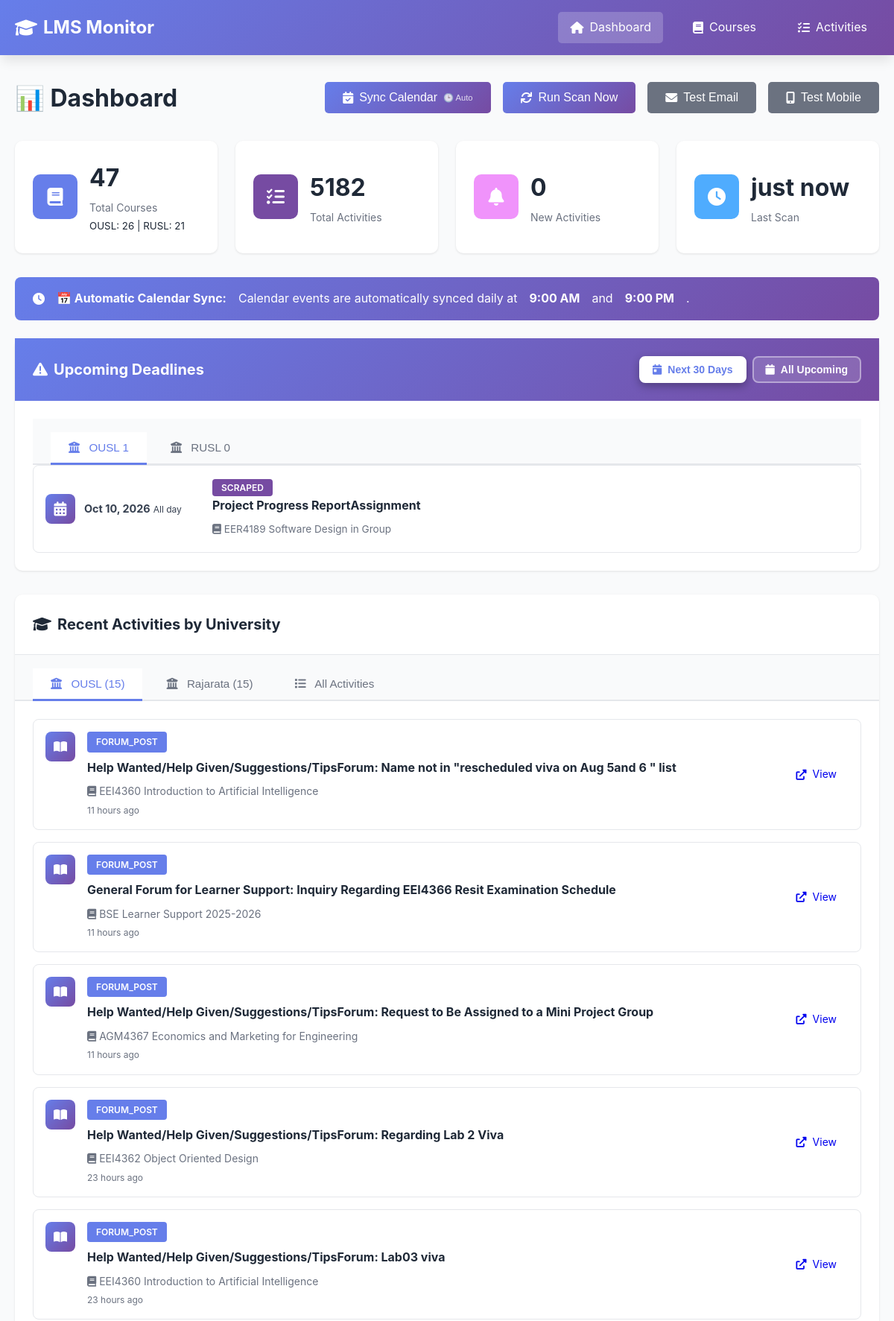
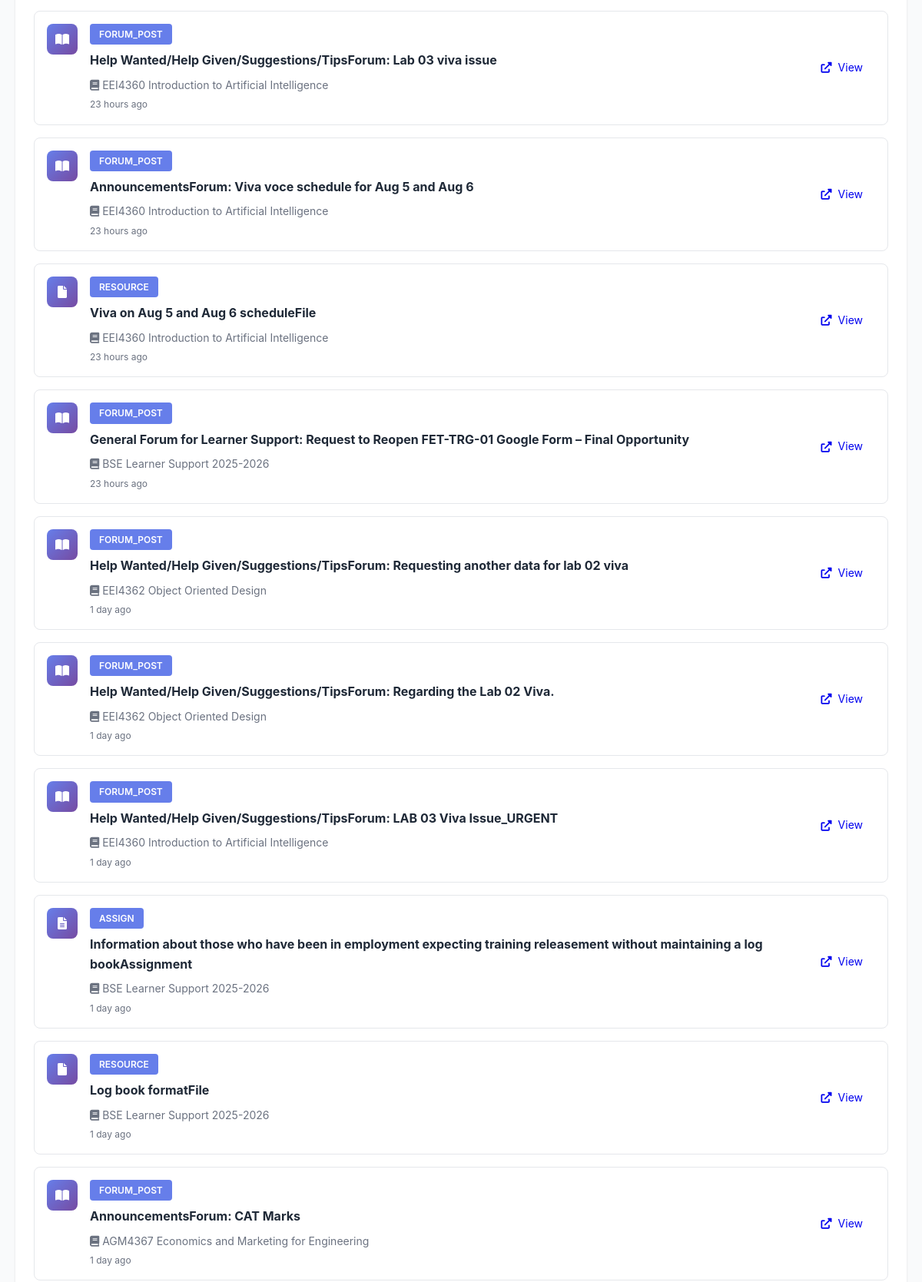
The page / (upper part) on the database its author committed (2 pictures, top to bottom).
### tables this page shows
CREATE TABLE scan_history (
                id INTEGER PRIMARY KEY AUTOINCREMENT,
                lms_name TEXT NOT NULL,
                scan_time TIMESTAMP DEFAULT CURRENT_TIMESTAMP,
                courses_found INTEGER,
                activities_found INTEGER,
                new_activities INTEGER,
                status TEXT,
                error_message TEXT
            );

CREATE TABLE deadlines (
                id INTEGER PRIMARY KEY AUTOINCREMENT,
                deadline_id TEXT UNIQUE NOT NULL,
                title TEXT NOT NULL,
                description TEXT,
                deadline_date TIMESTAMP NOT NULL,
                lms_name TEXT NOT NULL,
                course_id TEXT,
                activity_id TEXT,
                source TEXT NOT NULL,
                location TEXT,
                first_seen TIMESTAMP DEFAULT CURRENT_TIMESTAMP,
                FOREIGN KEY (course_id) REFERENCES courses(course_id),
                FOREIGN KEY (activity_id) REFERENCES activities(activity_id)
            );

CREATE TABLE courses (
                id INTEGER PRIMARY KEY AUTOINCREMENT,
                course_id TEXT UNIQUE NOT NULL,
                lms_name TEXT NOT NULL,
                course_name TEXT NOT NULL,
                course_url TEXT,
                first_seen TIMESTAMP DEFAULT CURRENT_TIMESTAMP,
                last_checked TIMESTAMP DEFAULT CURRENT_TIMESTAMP
            );

### app.py (the view)
@app.route('/')
def index():
    stats = db.get_stats()
    recent_activities = db.get_recent_activities(limit=20)
    scan_history = db.get_scan_history(limit=10)
    ousl_activities = db.get_activities_by_lms('OUSL', limit=15)
    rusl_activities = db.get_activities_by_lms('RUSL', limit=15)
    upcoming_deadlines = db.get_all_upcoming_deadlines(days_ahead=365)
    import re
    for deadline in upcoming_deadlines:
        if deadline['source'] in ['calendar', 'scraped'] and not deadline.get('course_name'):
            course_code_match = re.search(r'\b([A-Z]{2,4}\d{4})\b', deadline['title'])
            if course_code_match:
                course_code = course_code_match.group(1)
                courses = db.get_all_courses()
                for course in courses:
                    if course_code in course['course_name']:
                        deadline['course_name'] = course['course_name']
                        break
    is_render = os.getenv('RENDER') is not None or os.getenv('RAILWAY_ENVIRONMENT') is not None
    return render_template('index.html',
                          stats=stats,
                          recent_activities=recent_activities,
                          ousl_activities=ousl_activities,
                          rusl_activities=rusl_activities,
                          upcoming_deadlines=upcoming_deadlines,
                          scan_history=scan_history,
                          is_render=is_render)

### app.py (called while the page is built)
@app.template_filter('datetime')
def format_datetime(value, format='%Y-%m-%d %H:%M:%S'):
    if value is None:
        return ''
    if isinstance(value, str):
        try:
            value = datetime.fromisoformat(value.replace('Z', '+00:00'))
        except:
            return value
    if value.tzinfo is None:
        from datetime import timezone
        value = value.replace(tzinfo=timezone.utc)
    from datetime import timezone, timedelta
    colombo_tz = timezone(timedelta(hours=5, minutes=30))
    local_time = value.astimezone(colombo_tz)
    return local_time.strftime(format)

### database.py (called while the page is built)
    def get_connection(self):
        return sqlite3.connect(self.db_path)

    def get_recent_activities(self, limit: int = 50) -> List[Dict[str, Any]]:
        conn = self.get_connection()
        cursor = conn.cursor()
        cursor.execute("""
            SELECT
                a.activity_id,
                a.activity_type,
                a.title,
                a.description,
                a.url,
                a.deadline,
                a.first_seen,
                a.is_new,
                c.course_name,
                c.lms_name
            FROM activities a
            JOIN courses c ON a.course_id = c.course_id
            ORDER BY a.first_seen DESC
            LIMIT ?
        """, (limit,))
        columns = [desc[0] for desc in cursor.description]
        activities = [dict(zip(columns, row)) for row in cursor.fetchall()]
        conn.close()
        return activities

    def get_activities_by_lms(self, lms_name: str, limit: int = 20) -> List[Dict[str, Any]]:
        conn = self.get_connection()
        cursor = conn.cursor()
        cursor.execute("""
            SELECT
                a.activity_id,
                a.activity_type,
                a.title,
                a.description,
                a.url,
                a.deadline,
                a.first_seen,
                a.is_new,
                c.course_name,
                c.lms_name
            FROM activities a
            JOIN courses c ON a.course_id = c.course_id
            WHERE c.lms_name = ?
            ORDER BY a.first_seen DESC
            LIMIT ?
        """, (lms_name, limit))
        columns = [desc[0] for desc in cursor.description]
        activities = [dict(zip(columns, row)) for row in cursor.fetchall()]
        conn.close()
        return activities

### templates/index.html (shortened to what this page needs)
{% extends "base.html" %}  {% block content %}
<div class="dashboard">
  <div class="page-header">
    <h1>📊 Dashboard</h1>
    <div class="actions">
      <button
        onclick="syncCalendar()"
        class="btn btn-primary"
        title="Auto-syncs daily at 9 AM & 9 PM"
      >
        <i class="fas fa-calendar-check"></i> Sync Calendar
        <span style="font-size: 0.7em; opacity: 0.8">🕒 Auto</span>
      </button>
      {% if is_render %}
      <button class="btn btn-secondary" disabled title="Scanning is automated via GitHub Actions (runs twice daily)">
        <i class="fas fa-sync"></i> Auto Scan (GitHub Actions)
      </button>
      {% else %}
      <button onclick="triggerScan()" class="btn btn-primary">
        <i class="fas fa-sync"></i> Run Scan Now
      </button>
      {% endif %}
      <button onclick="testEmail()" class="btn btn-secondary">
        <i class="fas fa-envelope"></i> Test Email
      </button>
      <button onclick="testNtfy()" class="btn btn-secondary">
        <i class="fas fa-mobile-alt"></i> Test Mobile
      </button>
    </div>
  </div>
  <div class="stats-grid">
    <div class="stat-card">
      <div class="stat-icon" style="background: #667eea">
        <i class="fas fa-book"></i>
      </div>
      <div class="stat-content">
        <h3>{{ stats.total_courses }}</h3>
        <p>Total Courses</p>
        <small
          >OUSL: {{ stats.ousl_courses }} | RUSL: {{ stats.rusl_courses
          }}</small
        >
      </div>
    </div>
    <div class="stat-card">
      <div class="stat-icon" style="background: #764ba2">
        <i class="fas fa-tasks"></i>
      </div>
      <div class="stat-content">
        <h3>{{ stats.total_activities }}</h3>
        <p>Total Activities</p>
      </div>
    </div>
    <div class="stat-card">
      <div class="stat-icon" style="background: #f093fb">
        <i class="fas fa-bell"></i>
      </div>
      <div class="stat-content">
        <h3 id="new-activities-count">{{ stats.new_activities }}</h3>
        <p>New Activities</p>
      </div>
    </div>
    <div class="stat-card">
      <div class="stat-icon" style="background: #4facfe">
        <i class="fas fa-clock"></i>
      </div>
      <div class="stat-content">
        <h3>
          {{ stats.last_scan_time|timeago if stats.last_scan_time else 'Never'
          }}
        </h3>
        <p>Last Scan</p>
      </div>
    </div>
  </div>
  <div
    class="alert alert-success"
    style="
      background: linear-gradient(135deg, #667eea 0%, #764ba2 100%);
      color: white;
      border: none;
    "
  >
    <i class="fas fa-clock"></i>
    <strong>📅 Automatic Calendar Sync:</strong> Calendar events are
    automatically synced daily at <strong>9:00 AM</strong> and
    <strong>9:00 PM</strong>.
  </div>
  {% if upcoming_deadlines %}
  <div class="card deadline-card">
    <div
      class="card-header"
      style="display: flex; justify-content: space-between; align-items: center"
    >
      <h2><i class="fas fa-exclamation-triangle"></i> Upcoming Deadlines</h2>
      <div class="deadline-filter">
        <button
          class="filter-btn active"
          onclick="filterDeadlines(30)"
          data-days="30"
        >
          <i class="fas fa-calendar-day"></i> Next 30 Days
        </button>
        <button class="filter-btn" onclick="filterDeadlines(0)" data-days="0">
          <i class="fas fa-calendar"></i> All Upcoming
        </button>
      </div>
    </div>
    <div class="card-body">
      <div class="tabs">
        <button
          class="tab-button active"
          onclick="switchDeadlineTab(event, 'ousl-deadlines')"
        >
          <i class="fas fa-university"></i> OUSL
          <span class="tab-count" id="ousl-count">
            {{ upcoming_deadlines|selectattr('lms_name', 'equalto',
            'OUSL')|list|length }}
          </span>
        </button>
        <button
          class="tab-button"
          onclick="switchDeadlineTab(event, 'rusl-deadlines')"
        >
          <i class="fas fa-university"></i> RUSL
          <span class="tab-count" id="rusl-count">
            {{ upcoming_deadlines|selectattr('lms_name', 'equalto',
            'RUSL')|list|length }}
          </span>
        </button>
      </div>
      <div id="ousl-deadlines" class="tab-content active">
        <div class="deadline-list">
          {% for activity in upcoming_deadlines %} {% if activity.lms_name ==
          'OUSL' %}
          <div
            class="deadline-item {% if activity.is_new %}new{% endif %}"
            data-deadline-date="{{ activity.deadline_date }}"
          >
            <div class="deadline-date">
              <div class="date-icon">
                <i class="fas fa-calendar-alt"></i>
              </div>
              <div class="date-text">
                <strong
                  >{{ activity.deadline_date|datetime('%b %d, %Y') }}</strong
                >
                {% if activity.source == 'scraped' %}
                <small>All day</small>
                {% else %}
                <small>{{ activity.deadline_date|datetime('%I:%M %p') }}</small>
                {% endif %}
              </div>
            </div>
            <div class="deadline-content">
              {% if activity.source %}
              <span
                class="activity-type"
                style="background: {% if activity.source == 'calendar' %}#667eea{% else %}#764ba2{% endif %}"
              >
                {{ activity.source|capitalize }}
              </span>
              {% elif activity.activity_type %}
              <span class="activity-type">{{ activity.activity_type }}</span>
              {% endif %}
              <h4>{{ activity.title }}</h4>
              {% if activity.course_name %}
              <p class="activity-course">
                <i class="fas fa-book"></i> {{ activity.course_name }}
              </p>
              {% endif %}
            </div>
          </div>
          {% endif %} {% endfor %}
        </div>
      </div>
    </div>
  </div>
  {% endif %}
  <div class="card">
    <div class="card-header">
      <h2>
        <i class="fas fa-graduation-cap"></i> Recent Activities by University
      </h2>
    </div>
    <div class="tabs">
      <button class="tab-button active" onclick="openTab(event, 'ousl')">
        <i class="fas fa-university"></i> OUSL ({{ ousl_activities|length }})
      </button>
      <button class="tab-button" onclick="openTab(event, 'rusl')">
        <i class="fas fa-university"></i> Rajarata ({{ rusl_activities|length
        }})
      </button>
      <button class="tab-button" onclick="openTab(event, 'all')">
        <i class="fas fa-list"></i> All Activities
      </button>
    </div>
    <div id="ousl" class="tab-content active">
      <div class="card-body">
        {% if ousl_activities %}
        <div class="activity-list">
          {% for activity in ousl_activities %}
          <div class="activity-item {% if activity.is_new %}new{% endif %}">
            <div class="activity-icon">
              {% if activity.activity_type == 'assign' %}
              <i class="fas fa-file-alt"></i>
              {% elif activity.activity_type == 'quiz' %}
              <i class="fas fa-question-circle"></i>
              {% elif activity.activity_type == 'resource' %}
              <i class="fas fa-file"></i>
              {% elif activity.activity_type == 'forum' %}
              <i class="fas fa-comments"></i>
              {% else %}
              <i class="fas fa-book-open"></i>
              {% endif %}
            </div>
            <div class="activity-content">
              <div class="activity-header">
                <span class="activity-type">{{ activity.activity_type }}</span>
              </div>
              <h4>{{ activity.title }}</h4>
              <p class="activity-course">
                <i class="fas fa-book"></i> {{ activity.course_name }}
              </p>
              <p class="activity-time">{{ activity.first_seen|timeago }}</p>
            </div>
            {% if activity.url %}
            <a href="{{ activity.url }}" target="_blank" class="btn btn-small">
              <i class="fas fa-external-link-alt"></i> View
            </a>
            {% endif %}
          </div>
          {% endfor %}
        </div>
        {% else %}
        <p class="empty-state">
          No OUSL activities found yet. Run a scan to get started!
        </p>
        {% endif %}
      </div>
    </div>
  </div>
</div>
{% endblock %}

### rows shown on the page
scan_history: last_scan_time "just now"
deadlines: deadline_date "Oct 10, 2026", shows "All day", source "SCRAPED", title "Project Progress ReportAssignment", course_name "EER4189 Software Design in Group"
courses: activity_type "FORUM_POST", title "Help Wanted/Help Given/Suggestions/TipsForum: Name not in \"rescheduled viva on Aug 5and 6 \" list", course_name "EEI4360 Introduction to Artificial Intelligence", first_seen "11 hours ago", title "Help Wanted/Help Given/Suggestions/TipsForum: Lab03 viva", first_seen "23 hours ago", title "Help Wanted/Help Given/Suggestions/TipsForum: Lab 03 viva issue", title "AnnouncementsForum: Viva voce schedule for Aug 5 and Aug 6", activity_type "RESOURCE", title "Viva on Aug 5 and Aug 6 scheduleFile", title "Help Wanted/Help Given/Suggestions/TipsForum: LAB 03 Viva Issue_URGENT", first_seen "1 day ago"
courses: activity_type "FORUM_POST", title "General Forum for Learner Support: Inquiry Regarding EEI4366 Resit Examination Schedule", course_name "BSE Learner Support 2025-2026", first_seen "11 hours ago", title "General Forum for Learner Support: Request to Reopen FET-TRG-01 Google Form – Final Opportunity", first_seen "23 hours ago", activity_type "ASSIGN", title "Information about those who have been in employment expecting training releasement without maintaining a log bookAssignment", first_seen "1 day ago", activity_type "RESOURCE", title "Log book formatFile"
courses: activity_type "FORUM_POST", title "Help Wanted/Help Given/Suggestions/TipsForum: Request to Be Assigned to a Mini Project Group", course_name "AGM4367 Economics and Marketing for Engineering", first_seen "11 hours ago", title "AnnouncementsForum: CAT Marks", first_seen "1 day ago"
courses: activity_type "FORUM_POST", title "Help Wanted/Help Given/Suggestions/TipsForum: Regarding Lab 2 Viva", course_name "EEI4362 Object Oriented Design", first_seen "23 hours ago", title "Help Wanted/Help Given/Suggestions/TipsForum: Requesting another data for lab 02 viva", first_seen "1 day ago", title "Help Wanted/Help Given/Suggestions/TipsForum: Regarding the Lab 02 Viva."

### other values the page prints
{{ stats.total_courses }} "47"
{{ stats.ousl_courses }} "26"
{{ stats.rusl_courses }} "21"
{{ stats.total_activities }} "5182"
{{ stats.new_activities }} "0"
{{ ousl_activities|length }} "15"
{{ rusl_activities|length }} "15"
